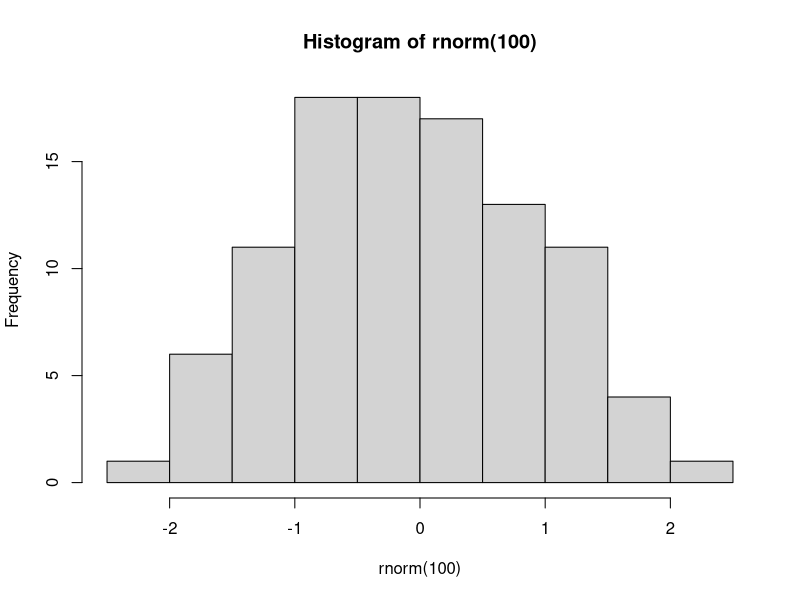

Recreate this plot in R.
params <-
list(isSlides = "no")

## ----setup, include=FALSE-----------------------------------------------------
suppressPackageStartupMessages(require(knitr))
knitr::opts_chunk$set(echo = TRUE, tidy = T)


## ----results='asis',include=TRUE,echo=FALSE-----------------------------------
if(params$isSlides != "yes"){
  cat("# Reproducible Research

---
"    
  )
  
}



## ----results='asis',include=TRUE,echo=FALSE-----------------------------------
if(params$isSlides == "yes"){
  cat("class: inverse, center, middle

# Set Up

<html><div style='float:left'></div><hr color='#EB811B' size=1px width=720px></html> 

---
"    
  )
}else{
  cat("# Set Up

---
"    
  )
  
}



## ----setwd_introtoR,eval=F----------------------------------------------------
# setwd("/PathToMyDownload/Reproducible_R-master/r_course")
# # e.g. setwd("~/Downloads/Reproducible_R-master/r_course")


## ----results='asis',include=TRUE,echo=FALSE-----------------------------------
if(params$isSlides == "yes"){
  cat("class: inverse, center, middle

# Reproducible Research

<html><div style='float:left'></div><hr color='#EB811B' size=1px width=720px></html> 

---
"    
  )
}else{
  cat("# Reproducible Research

---
"    
  )
  
}



## ----eval=F-------------------------------------------------------------------
# # Generate some random numbers and plot them
# myRandNumbers <- rnorm(100,10,2)
# 
# plot(myRandNumbers)
# 
# sessionInfo()


## ----results='asis',include=TRUE,echo=FALSE-----------------------------------
if(params$isSlides == "yes"){
  cat("class: inverse, center, middle

# R Markdown

<html><div style='float:left'></div><hr color='#EB811B' size=1px width=720px></html> 

---
"    
  )
}else{
  cat("# R Markdown

---
"    
  )
  
}



## ----results='asis',include=TRUE,echo=FALSE-----------------------------------
if(params$isSlides == "yes"){
  cat("class: inverse, center, middle

# R Markdown Header

<html><div style='float:left'></div><hr color='#EB811B' size=1px width=720px></html> 

---
"    
  )
}else{
  cat("# R Markdown Header

---
"    
  )
  
}



## ---
## title: "My New Analysis"
## author: "Tom Carroll"
## date: "19th October 2022"
## output: html_document
## ---

## ---
## output: html_document
## ---

## ---
## output: pdf_document
## ---

## ---
## output: ioslides_presentation
## ---

## ---
## output:
##   html_document:
##     fig_width: 7
##     fig_height: 6
## ---

## ---
## output:
##   html_document:
##     theme: journal
##     highlight: espresso
## ---

## ----results='asis',include=TRUE,echo=FALSE-----------------------------------
if(params$isSlides == "yes"){
  cat("class: inverse, center, middle

# R Markdown Body

<html><div style='float:left'></div><hr color='#EB811B' size=1px width=720px></html> 

---
"    
  )
}else{
  cat("# R Markdown Body

---
"    
  )
  
}



## This is my first line.  # the comment here shows the line end
## This would be a new line.
## This wouldn't be a new line.

## Italics = _Italics_ or *Italics*
## Bold  =  __Bold__ or **Bold**

## ![alt text](imgs/Dist.jpg)
## ![alt text](https://rockefelleruniversity.github.io//r_course/imgs/Dist.jpg)

## https://rockefelleruniversity.github.io/
## [Github site](https://rockefelleruniversity.github.io/)

## # Top level section
## ## Middle level section
## ### Bottom level section

## - First item
## - Second item
##     + Second item A
##     + Second item B

## ----results='asis',include=TRUE,echo=FALSE-----------------------------------
if(params$isSlides == "yes"){
  cat("class: inverse, center, middle

# R Markdown Code Chunks

<html><div style='float:left'></div><hr color='#EB811B' size=1px width=720px></html> 

---
"    
  )
}else{
  cat("# R Markdown Code Chunks

---
"    
  )
  
}



## ```{r}
## hist(rnorm(100))
## ```

## -----------------------------------------------------------------------------
hist(rnorm(100))


## ```{r,warning=F,message=F}
## library(ggplot2)
## ```

## ----results='asis',include=TRUE,echo=FALSE-----------------------------------
if(params$isSlides == "yes"){
  cat("class: inverse, center, middle

# Other R Markdown tricks

<html><div style='float:left'></div><hr color='#EB811B' size=1px width=720px></html> 

---
"    
  )
}else{
  cat("# Other R Markdown tricks

---
"    
  )
  
}



## ----eval=T-------------------------------------------------------------------
temp <- rnorm(3)
temp2 <- rnorm(3)
dfExample <- data.frame(temp,temp2)
kable(dfExample)


## Here is some freeform _markdown_ and the first result
## from an rnorm call is 'r rnorm(3)[1]', followed by some
## more free form text.
